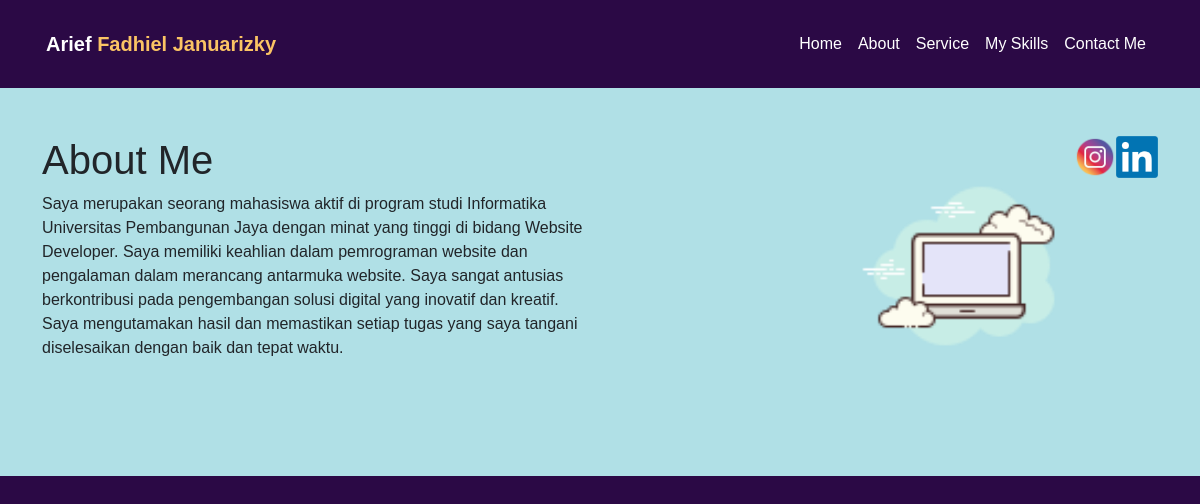
/About.php, run on the app's committed database.
### tables this page shows
CREATE TABLE `artikel` (
  `id` int(3) NOT NULL,
  `judul` varchar(255) NOT NULL,
  `isi` text NOT NULL
);

### About.php (the view, shortened to what this page needs)
<!DOCTYPE html>
<html lang="en">
<head>
    <link
      href="https://cdn.jsdelivr.net/npm/bootstrap@5.3.3/dist/css/bootstrap.min.css"
      rel="stylesheet"
    />
    <link rel="stylesheet" href="https://cdnjs.cloudflare.com/ajax/libs/font-awesome/6.5.2/css/all.min.css" />
    <link rel="stylesheet" type="text/css" href="/css/style.css" />
</head>
<body>
    <nav class="navbar navbar-expand-lg">
        <div class="container p-3">
            <a class="navbar-brand" href="#"
              ><b>Arief <span style="color: #fbc464"> Fadhiel Januarizky</span></b></a
            >
            <div class="collapse navbar-collapse justify-content-end" id="navbarNav">
                <ul class="navbar-nav">
                <li class="nav-item">
                        <a class="nav-link active" aria-current="page" href="home.php">Home</a>
                    </li>
                    <li class="nav-item">
                        <a class="nav-link active" href="about.php">About</a>
                    </li>
                    <li class="nav-item">
                        <a class="nav-link active" href="Service.php">Service</a>
                    </li>
                    <li class="nav-item">
                        <a class="nav-link active" href="Myskill.php">My Skills</a>
                    </li>
                    <li class="nav-item">
                        <a class="nav-link active" href="contact.php">Contact Me</a>
                    </li>
                </ul>
            </div>
        </div>
    </nav>
    <div style="width: 100%; background-color: #B0E0E6" id="about">
        <div class="container" style="margin-bottom: 30px; width: 100%">
            <div class="row pt-5" style="padding-bottom: 100px">
                <?php
                include("koneksi.php");
                $sql = "SELECT * FROM artikel";
                $hasil = mysqli_query($koneksi, $sql);
                $jmlArtikel = mysqli_num_rows($hasil);
                if ($jmlArtikel > 0) {
                    while($row = mysqli_fetch_assoc($hasil)){
                ?>
                <div class="col-lg-6" data-aos="fade-up" data-aos-duration="500">
                    <h1><?= $row["judul"];  ?></h1>
                    <p>
                    <?= $row["isi"];  ?>
                    </p>
                </div>
                <?php
                    }
                }
                ?>
                <div class="col-lg-6 d-flex justify-content-end" data-aos="fade-up" data-aos-duration="500">
                <img src="Laptop.png" alt="About Me" style="max-width: 100%; height: auto; margin-top: 20px;"/>
                <a href="https://instagram.com/arieffjnrzky">
                <img src="Instagram.png" alt="Instagram" style="width:42px;height:42px ">
                </a>
                <a href="https://www.linkedin.com/in/arief-januarizky-2886b6240/">
                <img src="Linkedin.png" alt="Linkedin" style="width:42px;height:42px; ">
                </a>
            </div>
        </div>
    </div>
</div>

### Style.css (style rules this page uses)
* { padding: 0; margin: 0; font-family: "Poppins", sans-serif !important; }
body { background-color: #2b0945; overflow-x: hidden; }
nav { background-color: #2b0945 !important; }
nav a { background-color: #2b0945 !important; color: white !important; }

### data on the page
artikel: judul "About Me", isi "Saya merupakan seorang mahasiswa aktif di program studi Informatika Universitas Pembangunan Jaya dengan minat yang tinggi di bidang Website Developer. Saya memiliki keahlian dalam pemrograman website dan pengalaman dalam merancang antarmuka website. Saya sangat antusias berkontribusi pada pengembangan solusi digital yang inovatif dan kreatif. Saya mengutamakan hasil dan memastikan setiap tugas yang saya tangani diselesaikan dengan baik dan tepat waktu."
